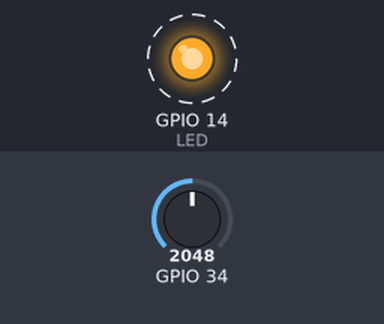
A program run on a simulated ESP32. On the bench: output pins drawn as LEDs (lit = HIGH). Dashed ring = blinking. Inputs (shaded band) come from the test bench; at power-on: GPIO 34 = 2048. What the program prints to the serial monitor is not drawn.

Above: at 0.05 s.
Timing chart, 0 to 3.0 s (numbered marks = the images above):
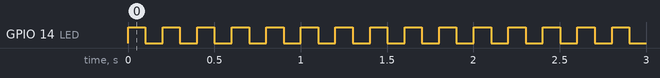

The program:

main.cpp
```cpp
#include <Arduino.h>

/* Incluindo FreeRtos */
#include <freertos/FreeRTOS.h>
#include <freertos/task.h>
#include <freertos/queue.h>
#include <freertos/semphr.h>

#define LED 14

TaskHandle_t xTaskADCHandle;
SemaphoreHandle_t xSemaphore;

void vTaskADC(void *pvParameters);
void fatalError(String text);
void SerialPlotInt(const String &nome, int valor);

void setup() {
  Serial.begin(115200);
  pinMode(LED, OUTPUT);

  xSemaphore = xSemaphoreCreateBinary();

  if(xSemaphore == NULL){
    fatalError("Não foi possivel criar o semaforo: xSemaphore");
  }

  xTaskCreate(vTaskADC, "Task_ADC", configMINIMAL_STACK_SIZE+1024, NULL, 1, &xTaskADCHandle);


}

void loop() {
  digitalWrite(LED, !digitalRead(LED));
  //Serial.print("Led state:");
  //Serial.println(digitalRead(LED));
  SerialPlotInt("Led",digitalRead(LED));
  vTaskDelay(pdMS_TO_TICKS(100));
  xSemaphoreGive(xSemaphore);
}

void vTaskADC(void *pvParameters){
  int adcRead;
  while(true){
    xSemaphoreTake(xSemaphore,portMAX_DELAY);
    adcRead = analogRead(34);
    SerialPlotInt("Pot",adcRead);
  }
}

/* Tratamento de erro - Apenas informar ao operador o erro */
void fatalError(String text){
  while(true){
    Serial.println(text);
    delay(500);
  }
}

/* Formata comunicação serial com o Teleplot*/
void SerialPlotInt(const String &nome, int valor){
  Serial.print(">" + nome + ": ");
  Serial.println(valor);
}
```

Measured:
- by itself, GPIO 14 (LED): alternates HIGH for 0.10 s and LOW for 0.10 s
